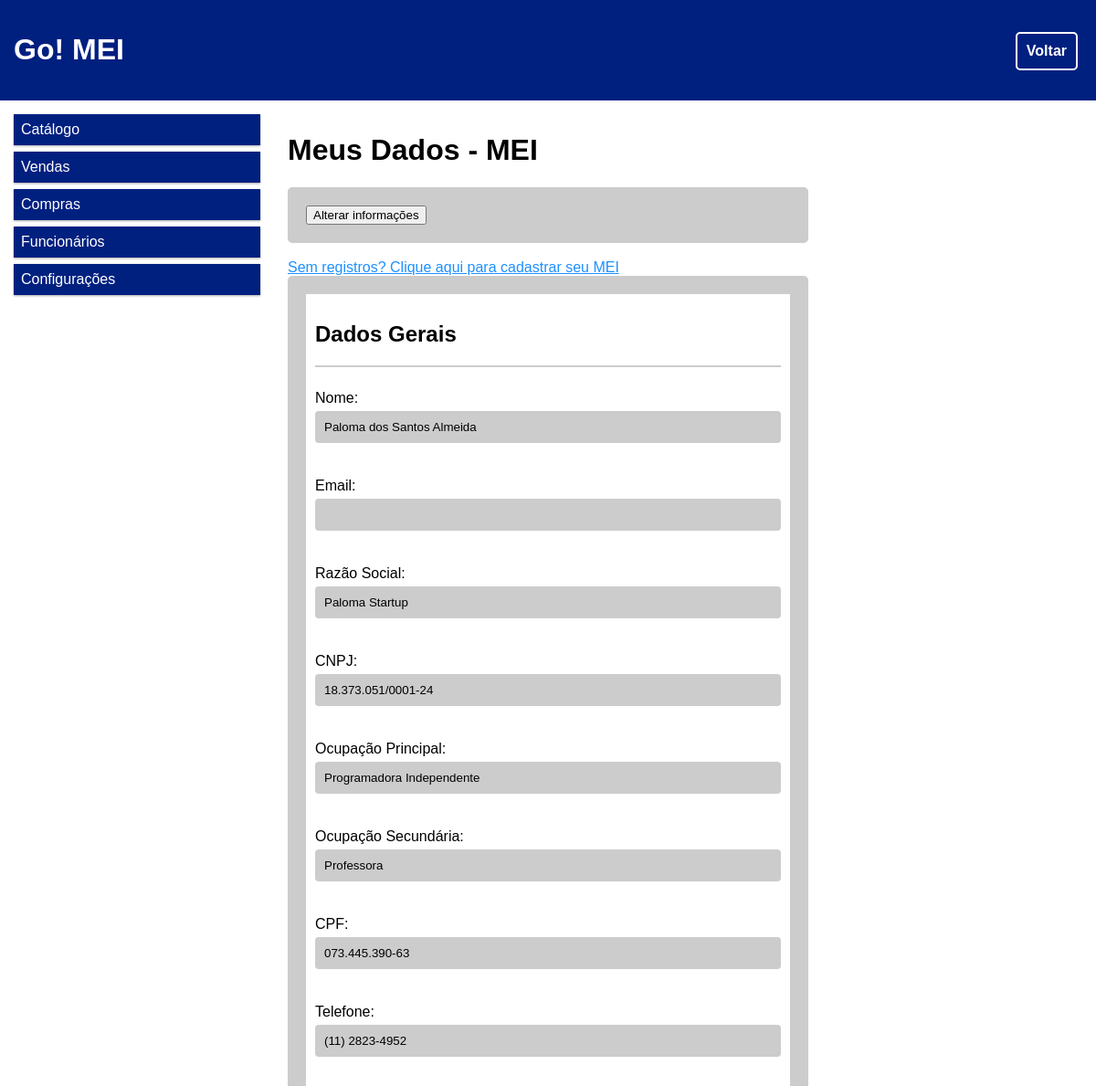
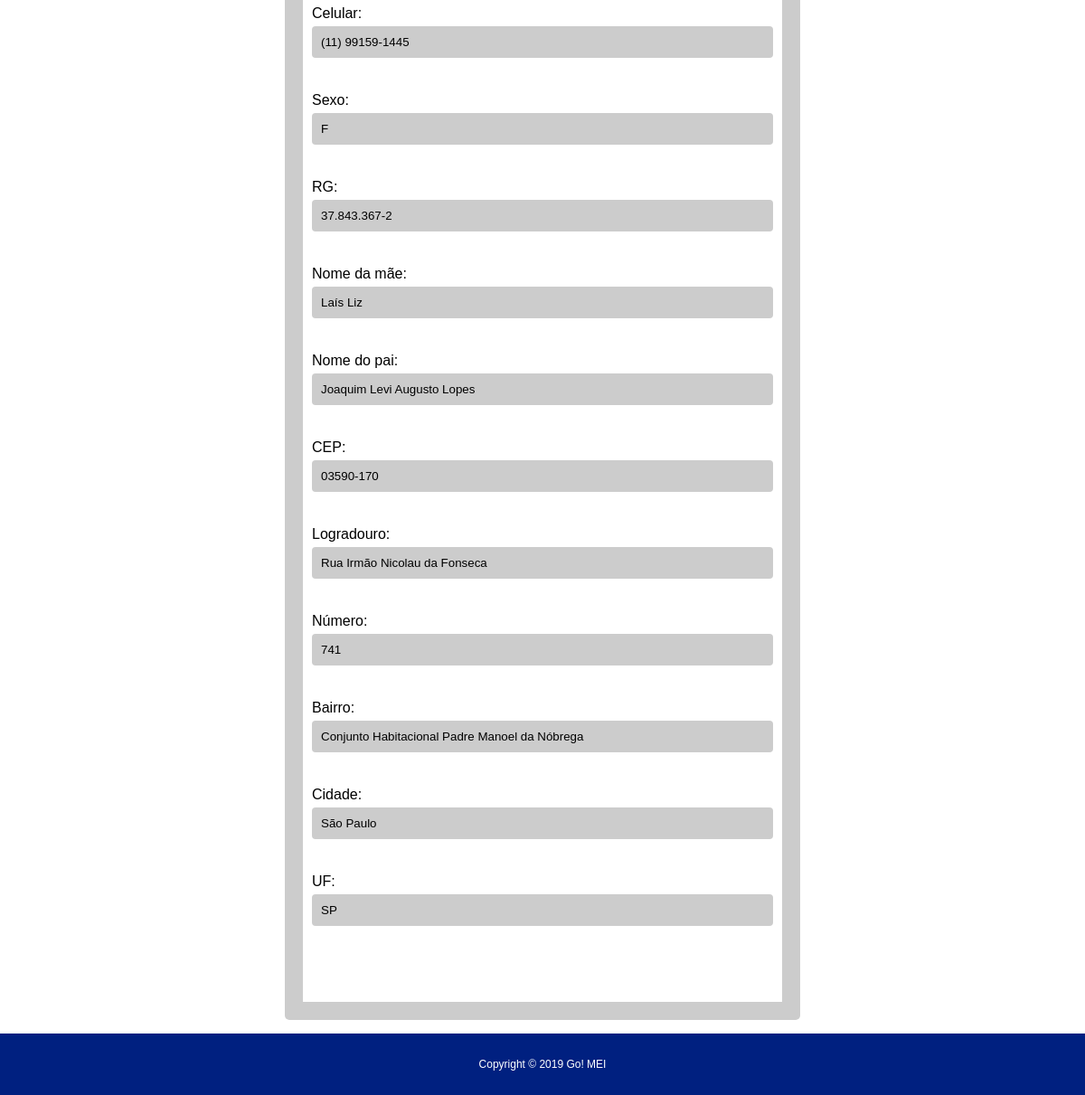
The page /edit_mei.php (signed in) on the database its author committed (2 pictures, top to bottom).
### tables this page shows
CREATE TABLE `mei` (
  `id_mei` int(11) NOT NULL,
  `id_usuario` int(11) NOT NULL,
  `nomecompleto` varchar(200) NOT NULL,
  `email` varchar(200) NOT NULL,
  `razaosocial` varchar(200) NOT NULL,
  `cnpj` varchar(20) NOT NULL,
  `ocupacaoprincipal` varchar(200) NOT NULL,
  `ocupacaosecundaria` varchar(200) DEFAULT NULL,
  `cpf` varchar(15) NOT NULL,
  `tel` varchar(20) DEFAULT NULL,
  `cel` varchar(20) NOT NULL,
  `sexo` char(1) NOT NULL,
  `rg` varchar(20) DEFAULT NULL,
  `nome_mae` varchar(200) NOT NULL,
  `nome_pai` varchar(200) DEFAULT NULL,
  `cep` varchar(20) NOT NULL,
  `logradouro` varchar(200) DEFAULT NULL,
  `numero` varchar(10) NOT NULL,
  `bairro` varchar(100) DEFAULT NULL,
  `cidade` varchar(200) DEFAULT NULL,
  `uf` char(2) DEFAULT NULL
);

### edit_mei.php (the view, shortened to what this page needs)
<?php
include_once("Conexao.php");
$id_usuario = $_SESSION['id_usuario'];
$result_mei = "SELECT * FROM mei WHERE id_usuario = '$id_usuario'";
$resultado_mei = mysqli_query($conexao, $result_mei);
?>
<!DOCTYPE html>
<html lang="pt-BR">
<head>
<link rel="stylesheet" href="https://cdnjs.cloudflare.com/ajax/libs/font-awesome/4.7.0/css/font-awesome.min.css">
<link rel="stylesheet" type="text/css" href="styles/styles.css"/>
<link rel="stylesheet" type="text/css" href="styles/forms.css"/>
</head>
<body>
<div class="header">
	<div class="conexao">
	<a  href="painel.php"><b>Voltar</b></a>
 	</div>
   <a class="logo" href="painel.php"><h1>Go! MEI</h1></a>
</div>
<div class="row">
  <div class="col-3 col-s-3 menu">
    <ul>
	<li class="dropdown">
    <a href="" class="dropbtn">Catálogo</a>
  </li>
  <li class="dropdown">
    <a href="" class="dropbtn">Vendas</a>
  </li>
   <li class="dropdown">
    <a href="" class="dropbtn">Compras</a>
  </li>
  <li class="dropdown">
    <a href="" class="dropbtn">Funcionários</a>
  </li>
   <li class="dropdown">
    <a href="" class="dropbtn">Configurações</a>
  </li>
</ul>
  </div>
  <div class="col-6 col-s-9">
    <h1>Meus Dados - MEI</h1><form class="aa" action="" method="POST"><button type="submit" name="pressbutton" value="editar">Alterar informações</button></form><br>
    <a href="CadMEI.php">Sem registros? Clique aqui para cadastrar seu MEI </a>
		<form action="proc_edit_mei.php" method="POST">
			<div class="container">
            <h2>Dados Gerais</h2>
	        <hr>
			<?php
			while ( $row_mei = mysqli_fetch_assoc($resultado_mei) ) {
		?>
			<p>Nome:
				<input type=text name=nomecompleto value="<?php echo $row_mei['nomecompleto']; ?>"></p>
			<p>Email:
				<input type=text name=email value="<?php echo $row_mei['email']; ?>"></p>
			<p>Razão Social:
				<input type=text name=razaosocial value="<?php echo $row_mei['razaosocial']; ?>"></p>
			<p>CNPJ:
				<input type=text name=cnpj value="<?php echo $row_mei['cnpj']; ?>"></p>
			<p>Ocupação Principal:
				<input type=text name=ocupacaoprincipal value="<?php echo $row_mei['ocupacaoprincipal']; ?>"></p>
			<p>Ocupação Secundária:
				<input type=text name=ocupacaosecundaria value="<?php echo $row_mei['ocupacaosecundaria']; ?>"></p>
			<p>CPF:
				<input type=text name=cpf value="<?php echo $row_mei['cpf']; ?>"></p>
			<p>Telefone:
				<input type=text name=telefone value="<?php echo $row_mei['tel']; ?>"></p>
			<p>Celular:
				<input type=text name=celular value="<?php echo $row_mei['cel']; ?>"></p>
			<p>Sexo:
				<input type=text name=sexo value="<?php echo $row_mei['sexo']; ?>"></p>
			<p>RG:
				<input type=text name=rg value="<?php echo $row_mei['rg']; ?>"></p>
			<p>Nome da mãe:
				<input type=text name=nome_mae value="<?php echo $row_mei['nome_mae']; ?>"></p>
			<p>Nome do pai:
				<input type=text name=nome_pai value="<?php echo $row_mei['nome_pai']; ?>"></p>
			<p>CEP:
				<input type=text name=cep value="<?php echo $row_mei['cep']; ?>"></p>
			<p>Logradouro:
				<input type=text name=logradouro value="<?php echo $row_mei['logradouro']; ?>"></p>
			<p>Número:
				<input type=text name=numero value="<?php echo $row_mei['numero']; ?>"></p>
			<p>Bairro:
				<input type=text name=bairro value="<?php echo $row_mei['bairro']; ?>"></p>
			<p>Cidade:
				<input type=text name=cidade value="<?php echo $row_mei['cidade']; ?>"></p>
			<p>UF:
				<input type=text name=uf value="<?php echo $row_mei['uf']; ?>"></p>
			<br><br>
			<?php
				}
			?>
			</div>
		</form>
		</div>
</div>
<div class="footer">
  <p>Copyright © 2019 Go! MEI</p>
</div>
</body>
</html>

### styles/styles.css (style rules this page uses)
* { box-sizing: border-box; }
body { margin:0; }
.row::after { content: ""; clear: both; display: table; }
[class*="col-"] { float: left; padding: 15px; }
html { font-family: "Lucida Sans", sans-serif; }
.header { background-color: #002080; color: #ffffff; padding: 15px; }
.menu ul { list-style-type: none; margin: 0; padding: 0; }
.menu li { padding: 8px; margin-bottom: 7px; background-color: #002080; color: #ffffff; text-decoration: none; box-shadow: 0 1px 3px rgba(0,0,0,0.12), 0 1px 2px rgba(0,0,0,0.24); }
li a { display: block; text-decoration: none; color: #ffffff; }
.footer { background-color: #002080; color: #ffffff; text-align: center; font-size: 12px; padding: 15px; }
input[type=text], select, textarea { width: 100%; padding: 12px 20px; margin: 8px 0; display: inline-block; border: 1px solid #ccc; border-radius: 4px; box-sizing: border-box; }
form { border-radius: 5px; background-color: #cccccc; padding: 20px; }
[class*="col-"] { width: 100%; }
@media only screen and (min-width: 600px) { .col-s-3 { width: 25%; } }
@media only screen and (min-width: 600px) { .col-s-9 { width: 75%; } }
@media only screen and (min-width: 768px) { .col-3 { width: 25%; } }
@media only screen and (min-width: 768px) { .col-6 { width: 50%; } }
.conexao a { text-decoration:none; color:#ffffff; float:right; padding:10px; margin: 5px; margin-top: 20px; border: 2px solid white; border-radius: 5px; }
.logo { border: none; color: white; text-decoration: none; }

### styles/forms.css (style rules this page uses)
.container { padding: 10px; background-color: white; }
input[type=text],input[type=email], input[type=date], input[type=password], select { width: 100%; padding: 10px; margin: 5px 0 22px 0; display: inline-block; border: none; background: #cccccc; }
hr { border: 1px solid #cccccc; margin-bottom: 25px; }
a { color: dodgerblue; }

### rows shown on the page
mei: nomecompleto "Paloma dos Santos Almeida", razaosocial "Paloma Startup", cnpj "18.373.051/0001-24", ocupacaoprincipal "Programadora Independente", ocupacaosecundaria "Professora", cpf "073.445.390-63", telefone "(11) 2823-4952", celular "(11) 99159-1445", sexo "F", rg "37.843.367-2", nome_mae "Laís Liz", nome_pai "Joaquim Levi Augusto Lopes", cep "03590-170", logradouro "Rua Irmão Nicolau da Fonseca", numero "741", bairro "Conjunto Habitacional Padre Manoel da Nóbrega", cidade "São Paulo", uf "SP"
